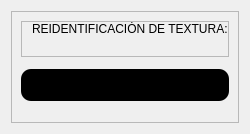
                  <widget class="QWidget" name="page_textura">
                   <layout class="QVBoxLayout" name="verticalLayout_37">
                    <item>
                     <widget class="QFrame" name="frame_10">
                      <property name="frameShape">
                       <enum>QFrame::StyledPanel</enum>
                      </property>
                      <property name="frameShadow">
                       <enum>QFrame::Raised</enum>
                      </property>
                      <layout class="QVBoxLayout" name="verticalLayout_13" stretch="1,1,12,1,1">
                       <item>
                        <widget class="QFrame" name="frame_11">
                         <property name="frameShape">
                          <enum>QFrame::StyledPanel</enum>
                         </property>
                         <property name="frameShadow">
                          <enum>QFrame::Raised</enum>
                         </property>
                         <layout class="QVBoxLayout" name="verticalLayout_12">
                          <property name="spacing">
                           <number>0</number>
                          </property>
                          <property name="leftMargin">
                           <number>10</number>
                          </property>
                          <property name="topMargin">
                           <number>0</number>
                          </property>
                          <property name="rightMargin">
                           <number>0</number>
                          </property>
                          <property name="bottomMargin">
                           <number>20</number>
                          </property>
                          <item>
                           <widget class="QLabel" name="label_4">
                            <property name="styleSheet">
                             <string notr="true">font: 11pt &quot;Franklin Gothic Book&quot;;</string>
                            </property>
                            <property name="text">
                             <string>REIDENTIFICACIÓN DE TEXTURA:</string>
                            </property>
                           </widget>
                          </item>
                         </layout>
                        </widget>
                       </item>
                       <item>
                        <widget class="QFrame" name="frame_37">
                         <property name="frameShape">
                          <enum>QFrame::StyledPanel</enum>
                         </property>
                         <property name="frameShadow">
                          <enum>QFrame::Raised</enum>
                         </property>
                        </widget>
                       </item>
                       <item>
                        <widget class="QFrame" name="frame_41">
                         <property name="styleSheet">
                          <string notr="true">background-color: rgb(0, 0, 0);
border-radius:10px;</string>
                         </property>
                         <property name="frameShape">
                          <enum>QFrame::StyledPanel</enum>
                         </property>
                         <property name="frameShadow">
                          <enum>QFrame::Raised</enum>
                         </property>
                         <layout class="QVBoxLayout" name="verticalLayout_43">
                          <item>
                           <widget class="QFrame" name="frame_31">
                            <property name="styleSheet">
                             <string notr="true">background-color:black
;</string>
                            </property>
                            <property name="frameShape">
                             <enum>QFrame::StyledPanel</enum>
                            </property>
                            <property name="frameShadow">
                             <enum>QFrame::Raised</enum>
                            </property>
                            <layout class="QVBoxLayout" name="verticalLayout_11">
                             <property name="spacing">
                              <number>0</number>
                             </property>
                             <property name="leftMargin">
                              <number>0</number>
                             </property>
                             <property name="topMargin">
                              <number>0</number>
                             </property>
                             <property name="rightMargin">
                              <number>0</number>
                             </property>
                             <property name="bottomMargin">
                              <number>0</number>
                             </property>
                             <item>
                              <widget class="QFrame" name="frame_33">
                               <property name="frameShape">
                                <enum>QFrame::StyledPanel</enum>
                               </property>
                               <property name="frameShadow">
                                <enum>QFrame::Raised</enum>
                               </property>
                               <layout class="QHBoxLayout" name="horizontalLayout_7" stretch="60">
                                <property name="spacing">
                                 <number>0</number>
                                </property>
                                <property name="leftMargin">
                                 <number>0</number>
                                </property>
                                <property name="topMargin">
                                 <number>0</number>
                                </property>
                                <property name="rightMargin">
                                 <number>0</number>
                                </property>
                                <property name="bottomMargin">
                                 <number>0</number>
                                </property>
                                <item>
                                 <widget class="QLabel" name="label_video_textura">
                                  <property name="styleSheet">
                                   <string notr="true"/>
                                  </property>
                                  <property name="text">
                                   <string/>
                                  </property>
                                 </widget>
                                </item>
                               </layout>
                              </widget>
                             </item>
                            </layout>
                           </widget>
                          </item>
                         </layout>
                        </widget>
                       </item>
                       <item>
                        <widget class="QFrame" name="frame_32">
                         <property name="frameShape">
                          <enum>QFrame::StyledPanel</enum>
                         </property>
                         <property name="frameShadow">
                          <enum>QFrame::Raised</enum>
                         </property>
                        </widget>
                       </item>
                       <item>
                        <widget class="QFrame" name="frame_34">
                         <property name="frameShape">
                          <enum>QFrame::StyledPanel</enum>
                         </property>
                         <property name="frameShadow">
                          <enum>QFrame::Raised</enum>
                         </property>
                        </widget>
                       </item>
                      </layout>
                     </widget>
                    </item>
                   </layout>
                  </widget>
